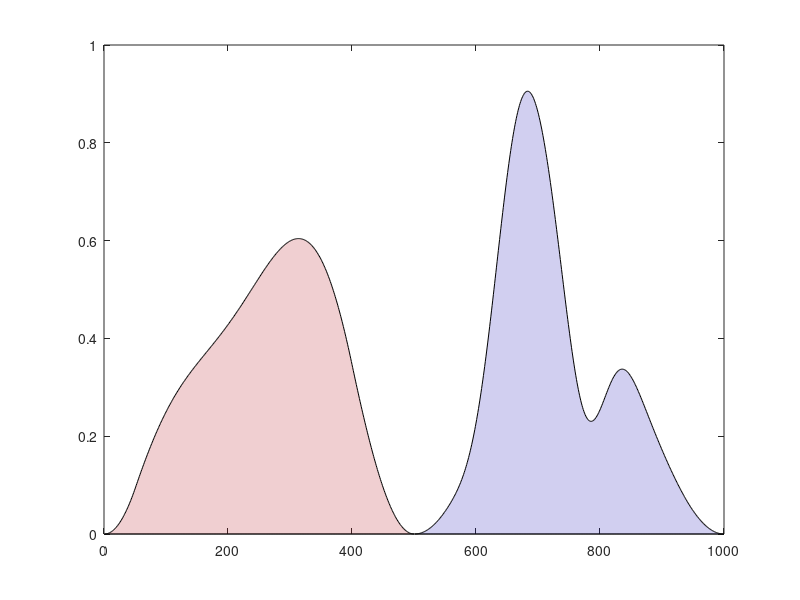

Here is the MATLAB script that generated this plot: (Note: this script raises an error after producing the figure.)
%% Nice OT examples
clc;
x = 1:1000;

p1 = 2*[hann(500); zeros(500,1)];
p1 = p1 - [zeros(50,1); hann(350); zeros(600,1)];

p2 = [zeros(500,1); hann(500);];
p2 = p2 + [zeros(550,1); hann(250).^2; zeros(200,1)];
p2 = p2 - 0.5*[zeros(580,1); flattopwin(400).^2; zeros(20,1)];

p1 = 0.5*p1;
p2 = 0.5*p2;

area(x,p1,'FaceColor',[0.7 0.05 0.1],'FaceAlpha',0.2);
hold on;
area(x,p2,'FaceColor',[0.1 0.05 0.7],'FaceAlpha',0.2);

OT = OptimalTransport1D(p1,p2);
[B,A] = butter(8,0.1);

gifname = 'ot1d_example1.gif';
num = 120;
tgif = 4/num;

figure(1);
xticks({}); yticks({});
legend('Distribution 1','Distribution 2','Location','northwest');
set(gcf,'Position',[100,100,400,200]);

for k = 0:0.01:1
    delete(hk);
    pk = OT.interpolate(k);
    pk = filtfilt(B,A,pk);
    pk(pk<0) = 0;
    hk = area(x,pk,'FaceColor',[0.7-0.6*k 0.05 0.1+0.6*k],'FaceAlpha',0.5,'DisplayName','Transported');
%     pause(0.02);
    frame = getframe(gcf); 
    im = frame2im(frame); 
    [imind,cm] = rgb2ind(im,256); 
    if k == 0 
        imwrite(imind,cm,gifname,'gif', 'Loopcount',inf,'DelayTime',tgif); 
    else 
        imwrite(imind,cm,gifname,'gif','WriteMode','append','DelayTime',tgif); 
    end
end
for k = 1:-0.01:0
    delete(hk);
    pk = OT.interpolate(k);
    pk = filtfilt(B,A,pk);
    pk(pk<0) = 0;
    hk = area(x,pk,'FaceColor',[0.7-0.6*k 0.05 0.1+0.6*k],'FaceAlpha',0.5,'DisplayName','Transported');
%     pause(0.02);
    frame = getframe(gcf); 
    im = frame2im(frame); 
    [imind,cm] = rgb2ind(im,256); 
    imwrite(imind,cm,gifname,'gif','WriteMode','append','DelayTime',tgif); 
end

%% Point clouds

clear; clc; close all;
n = 64;

PC1.dist = 5+randn(n,1);
PC1.dir = 360*rand(n,1);

PC2.dist = 2.5*rand(n,1);
PC2.dir = 360*randn(n,1);

PC1.pos = S2C([PC1.dir, zeros(n,1), PC1.dist]);
PC2.pos = S2C([PC2.dir, zeros(n,1), PC2.dist]);

% cvx beauty

C = zeros(n);
for ii = 1:n
    for jj = 1:n
        C(ii,jj) = norm(PC1.pos(ii,:) - PC2.pos(jj,:)).^2;
    end
end

cvx_begin quiet
    cvx_solver sedumi
    variable T(n,n)
    expression d
        d = C .* T
    minimize sum(d(:))
    subject to
        T * ones(n,1) == ones(n,1)
        T' *ones(n,1) == ones(n,1)
        T >= 0
        T <= 1
cvx_end

% brute force permutation vector
map = zeros(n,1);
for ii = 1:n
    map(ii) = find(T(ii,:) > 0.5);
end
disp(map)

%% plot
gifname = 'ot2d_example2.gif';
num = 120;
tgif = 4/num;

figure(2); clf;
scatter(PC1.pos(:,1), PC1.pos(:,2),'MarkerEdgeColor',[.1 .1 .9]);
hold on;
scatter(PC2.pos(:,1), PC2.pos(:,2),'MarkerEdgeColor',[.9 .1 .1]);
xticks({}); yticks({});

% for ii = 1:n
%     line([PC1.pos(ii,1), PC2.pos(map(ii),1)],...
%         [PC1.pos(ii,2), PC2.pos(map(ii),2)],...
%         'Color', [.5 .5 .5 ]);
% end
hk = scatter(0,0);
for k = 0:0.01:1
    delete(hk);
    hk = scatter((1-k)*PC1.pos(:,1)+k*PC2.pos(:,1),...
        (1-k)*PC1.pos(:,2)+k*PC2.pos(:,2),'filled',...
        'MarkerFaceColor',[0.2+0.7*k 0.2 0.9-0.7*k]);
%     pause(0.02);
    frame = getframe(gcf); 
    im = frame2im(frame); 
    [imind,cm] = rgb2ind(im,256); 
    if k == 0 
        imwrite(imind,cm,gifname,'gif', 'Loopcount',inf,'DelayTime',tgif); 
    else 
        imwrite(imind,cm,gifname,'gif','WriteMode','append','DelayTime',tgif); 
    end
end
for k = 1:-0.01:0
    delete(hk);
    hk = scatter((1-k)*PC1.pos(:,1)+k*PC2.pos(:,1),...
        (1-k)*PC1.pos(:,2)+k*PC2.pos(:,2),'filled',...
        'MarkerFaceColor',[0.2+0.7*k 0.2 0.9-0.7*k]);
%     pause(0.02);
frame = getframe(gcf); 
    im = frame2im(frame); 
    [imind,cm] = rgb2ind(im,256); 
    imwrite(imind,cm,gifname,'gif','WriteMode','append','DelayTime',tgif); 
end


